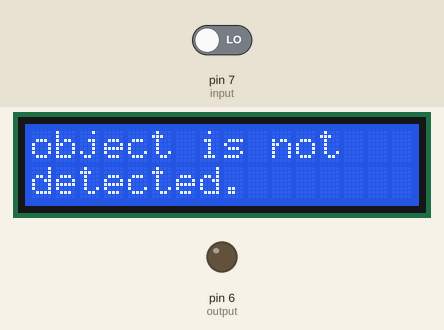
Recording of a sketch running on a simulated Arduino Uno, built with avr-gcc and run on an emulated ATmega328P. Shown: 16×2 character LCD, output pins drawn as LEDs (lit = HIGH). The test bench sets the inputs (shaded band); at power-on: pin 7 (input) LOW. What the sketch prints to the serial monitor is not drawn.

Above: at 2.2 s.
2.3 s: pin 7 (input) driven HIGH
At 3.8 s:
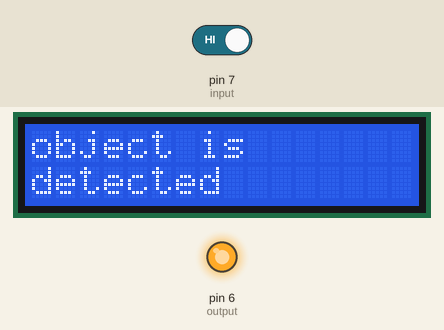
6.4 s: pin 7 (input) driven LOW
At 7.8 s:
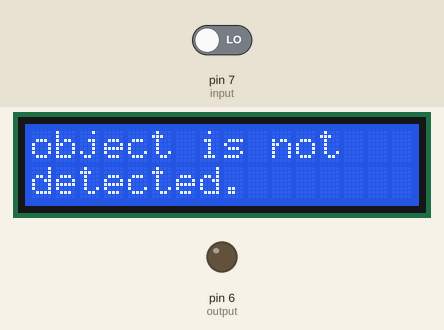
Timing chart, 0 to 9.4 s (numbered marks = the images above; inputs shaded):
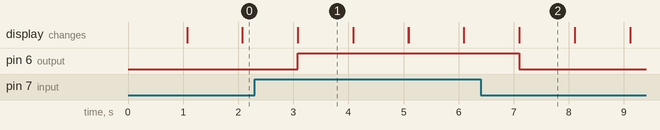

The sketch:

project_6_program.ino
```cpp
#include<LiquidCrystal.h>
int rs = 13, en = 12, d4 = 11, d5 = 10, d6 = 9, d7 = 8;
LiquidCrystal lcd(rs, en, d4, d5, d6, d7);

int input=7;
int output=6;
void setup() {
  // put your setup code here, to run once:
  pinMode(input,INPUT);
  pinMode(output,OUTPUT);

  Serial.begin(9600);
  Serial.println("The program is startted..\n");
  lcd.begin(16,2);
  lcd.setCursor(0,0);
  Serial.println("The lcd is started.");
  lcd.print("PIR sensor:");
  lcd.setCursor(0,1);
  lcd.print("UMESHA R H.");
  delay(1000);
  lcd.clear();
}

void loop() {
  // put your main code here, to run repeatedly:
  int state=digitalRead(input);
  if(state==HIGH)
  {
    digitalWrite(output,HIGH);
    Serial.println("the object is detected.");
    lcd.print("object is ");
    lcd.setCursor(0,1);
    lcd.print("detected");
    delay(1000);
    lcd.clear();
  }
  else
  {
   digitalWrite(output,LOW);
   Serial.println("The object is not detected.");
   lcd.print("object is not ");
   lcd.setCursor(0,1);
   lcd.print("detected.");
   delay(1000);
   lcd.clear();
  }


}
```

Measured:
- after the input at 2.3 s, pin 6 (output): LOW → HIGH after 0.78 s; the display: first differs from a run without the input after 0.78 s (image 1)
- after the input at 6.4 s, pin 6 (output): HIGH → LOW after 0.70 s; the display: first differs from a run without the input after 0.70 s (image 2)
- what the display in image 1 shows lasts 1.0 s, from 3.1 s to 4.1 s
